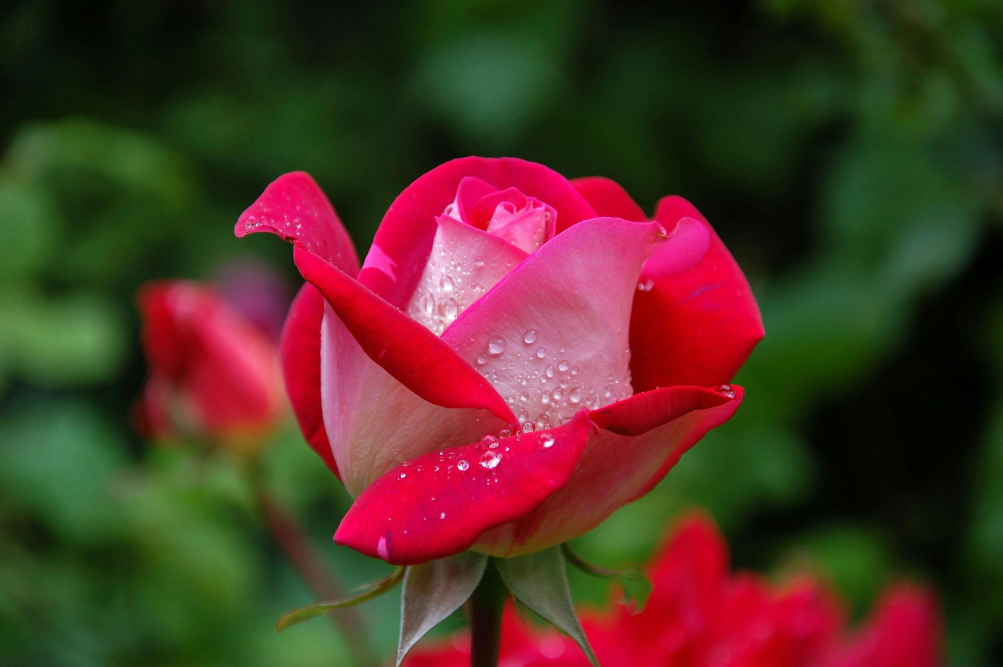
#> input picture flower.jpg, 3008 x 2000 px, found by its file name (shown at 1/3 size)
$ python CannyEdgeDetection.py
#> lines starting #> are read from the running program, lines starting #| are printed output that depends on the picture; after the words box and inside, x2 and y2 are one past the last pixel; in counts of white or black regions, pixels touching at a corner belong together
#edges=cv2.Canny(img,threshold1,threshold2)
#to  detect borderes,seperate objects,feature detection
'''
. What is Canny Edge Detection?

Its a popular algorithm to detect edges in an image.

Edges are places where the intensity changes sharply (like object boundaries).

How it works: Steps of the Canny algorithm
Step 1: Convert to grayscale

Edge detection works on intensity, so convert color images to grayscale.

Step 2: Noise reduction with Gaussian Blur

Blurring smooths the image and reduces noise that can cause false edges.

blurred = cv2.GaussianBlur(gray, (5,5), 1.4)

Step 3: Compute gradient intensity

Calculates change in intensity in horizontal (Gx) and vertical (Gy) directions using Sobel operator.

Gradient magnitude = sqrt(Gx^2 + Gy^2)

Gradient direction = arctan(Gy/Gx)

Step 4: Non-maximum suppression

Keeps only local maxima of the gradient.

Thin edges by removing pixels that are not at the maximum gradient in their direction.

Step 5: Double thresholding

Uses two thresholds: low and high

Strong edges → above high threshold

Weak edges → between low and high threshold

Below low → discarded

Step 6: Edge tracking by hysteresis

Weak edges are included only if they are connected to strong edges

Removes isolated weak edges (noise)
'''
import cv2

# Step 1: Read image in grayscale
img = cv2.imread("flower.jpg", cv2.IMREAD_GRAYSCALE)
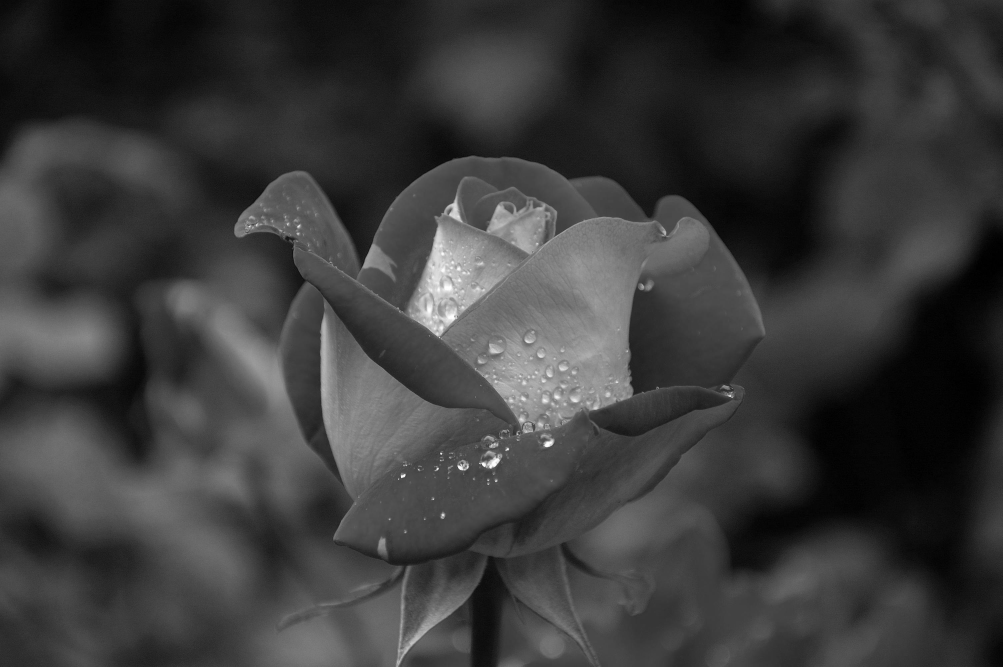
#> img: shape (2000, 3008) (shown at 1/3 size); min 0, max 255, mean 58.8

# Step 2: Apply Gaussian Blur
blurred = cv2.GaussianBlur(img, (5, 5), 1.4)

# Step 3: Canny Edge Detection
#lower boundary 50 iske neche sare black and above 150 all are white
edges = cv2.Canny(blurred, 50, 150)
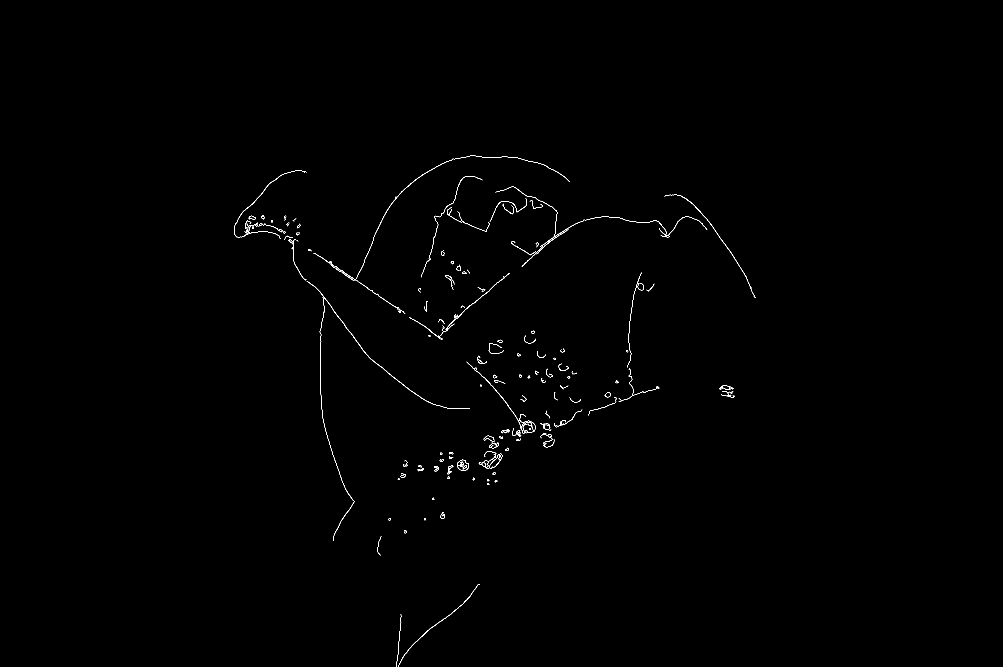
#> edges: shape (2000, 3008) (shown at 1/3 size); 0.26% white in thin lines or dots, all inside (x1, y1, x2, y2) = (702, 466, 2267, 2000)

# Step 4: Create a resizable window
cv2.namedWindow("Edges", cv2.WINDOW_NORMAL)

# Step 5: Resize window to very large size (e.g., 1200x800)
cv2.resizeWindow("Edges", 500, 500)

# Step 6: Show images
cv2.imshow("Original", img)
cv2.imshow("Edges", edges)

cv2.waitKey(0)
cv2.destroyAllWindows()
